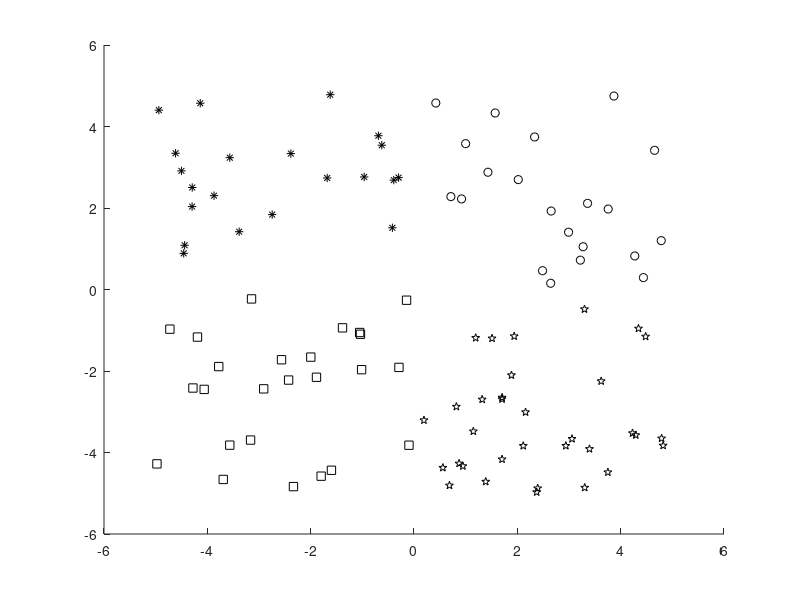

The MATLAB source for this figure: (Note: this script raises an error after producing the figure.)
%% FEEDFORWARD NEURAL NETWORK (TWO HIDDEN LAYERS)
%%
%% Martin Helmich <martin.helmich@hs-osnabrueck.de>
%% University of Applied Sciences Osnabrück
%%
%% This work is licensed under the Creative Commons Attribution-ShareAlike 3.0
%% Unported License. To view a copy of this license, visit
%%
%%   http://creativecommons.org/licenses/by-sa/3.0/


addpath('00_functions');

n  = 100;  % Amount of learning data sets.
Mx = 10;   % Distribution of randomly generated learding data.

% Generate input data randomly: "n" Values distributed randomly over
% [-5:5]x[-5:5].
E  = Mx * rand([2,n]) - Mx/2 * ones(2,n);

k1 = E(1,:) >= 0;  % TRUE for each element in n with x >= 0
k2 = E(2,:) >= 0;  % TRUE for each element in n with y >= 0

A = [ k1 &  k2   % Quadrant 1
     ~k1 &  k2   % ...
     ~k1 & ~k2   % ...
      k1 & ~k2]; % to quadrant 4

% Plot training data.
hold on;
plot(E(1,A(1,:)),E(2,A(1,:)),'ok');
plot(E(1,A(2,:)),E(2,A(2,:)),'*k');
plot(E(1,A(3,:)),E(2,A(3,:)),'sk');
plot(E(1,A(4,:)),E(2,A(4,:)),'pk');

% Create and train neural network.
[net]         = ffnn_init([2 6 9 4]);
[net, errors] = ffnn_train(
    net, E, A, :, 1.1
);

while true
    fprintf('Click anywhere!\n');
    [ix, iy] = ginput(1);
    
    r = round(ffnn_values(net, [ix; iy]));

    fprintf('\nYou clicked in quadrant: \n');
    disp(r);
end
